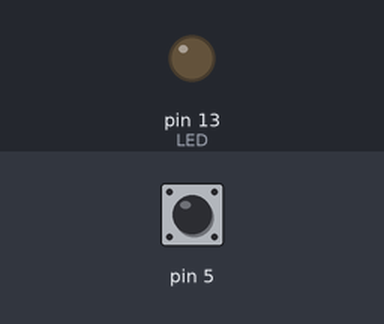
Recording of a sketch running on a simulated Arduino Uno, built with avr-gcc and run on an emulated ATmega328P. On the bench: output pins drawn as LEDs (lit = HIGH). Inputs (shaded band) come from the test bench; at power-on: pin 5 HIGH. What the sketch prints to the serial monitor is not drawn.

Above: at 1.2 s.
1.3 s: pin 5 pulled LOW for 0.15 s
At 1.38 s:
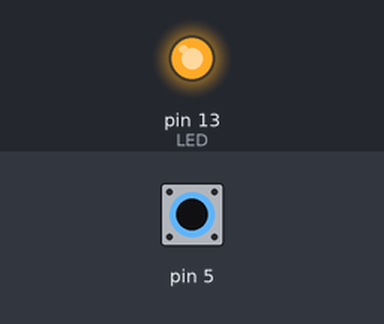
2.9 s: pin 5 pulled LOW for 3.2 s
At 6.9 s:
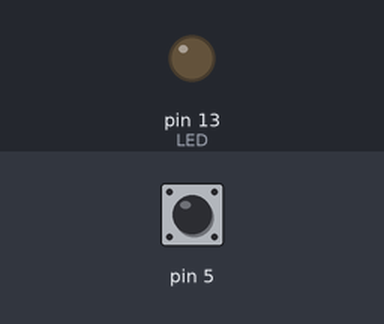
Timing chart, 0 to 8.4 s (numbered marks = the images above; inputs shaded):
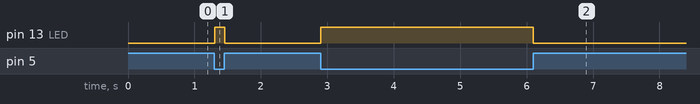

Measured:
- after the input at 1.3 s, pin 13 (LED): LOW → HIGH at once, → LOW 0.15 s later
- after the input at 2.9 s, pin 13 (LED): LOW → HIGH at once, → LOW 3.2 s later

The sketch:

Capacitance_LED.ino
```cpp
/*
 * Ref:http://swf.com.tw/?p=946
 * 採用Paul Stoffregen撰寫的Captivative Sensor程式庫
 * 電阻:1MΩ
 * http://i.imgur.com/Q84DsCA.jpg
 */


#include <CapacitiveSensor.h>

#define threshold 200   // 感測電容量的臨界值
#define LED  13         // LED1的腳位


// 設定電容觸控的訊號輸入和輸出腳位 Pin4到5 一定要先R再C
CapacitiveSensor   cs_4_5 = CapacitiveSensor(4,5);


void setup() {
  Serial.begin(9600);
  pinMode(LED, OUTPUT);

}

void loop() {
    long total1 =  cs_4_5.capacitiveSensor(30);

    Serial.println(total1);
    // 若第一個觸控點的電容量大於臨界值，則點亮LED。
    if (total1 > threshold) {
      digitalWrite(LED, HIGH);
    } else {
      digitalWrite(LED, LOW);
    }

}
```
